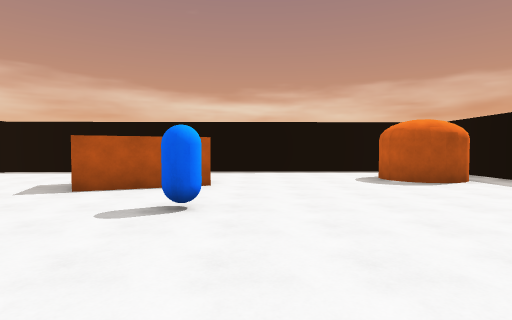
view 1 (above)

12 first-person views from a walk through a 3-D level made in the Unity game engine. The camera is 1.5 m above the floor, tilts 2° down and sees 80° across. The floor is counted in squares, 2 m on a side. Each view is taken from the middle of a square. On the plan, view 1 faces up. The plan holds only what a view shows up to about 10 squares ahead; the rest is blank.

view 2
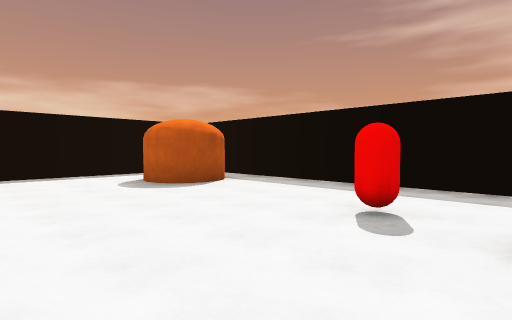

view 3
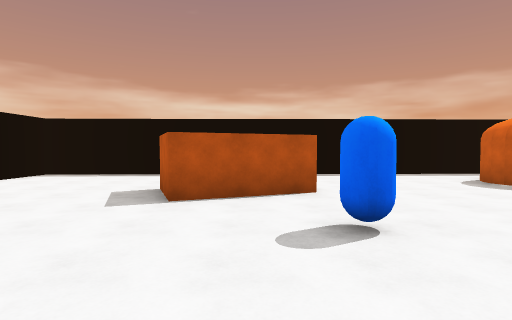

view 4
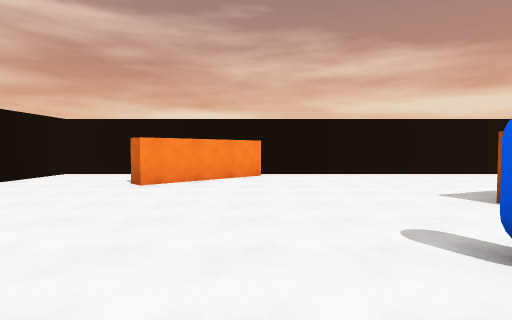

view 5
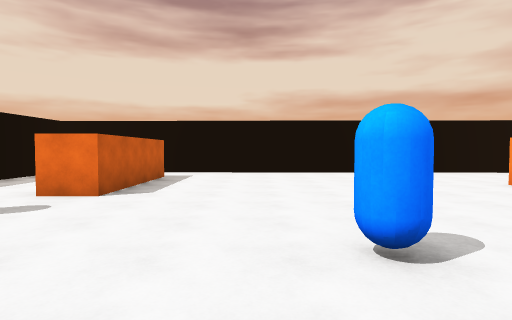

view 6
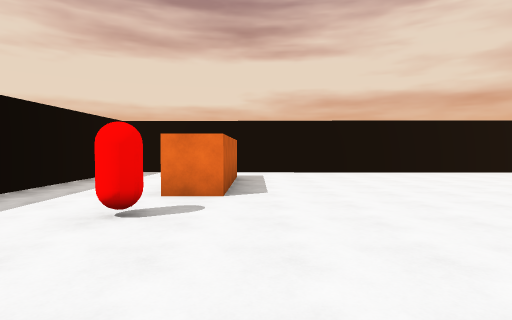

view 7
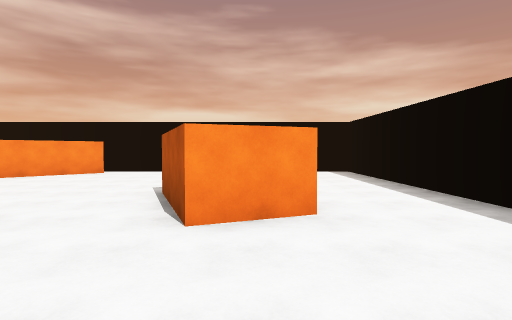

view 8
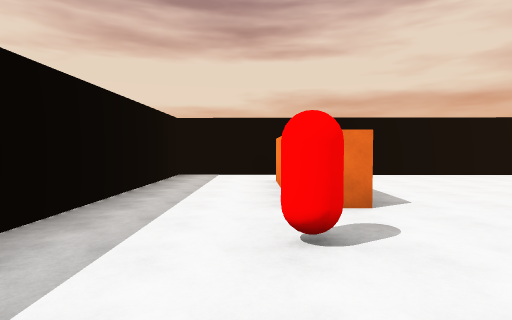

view 9
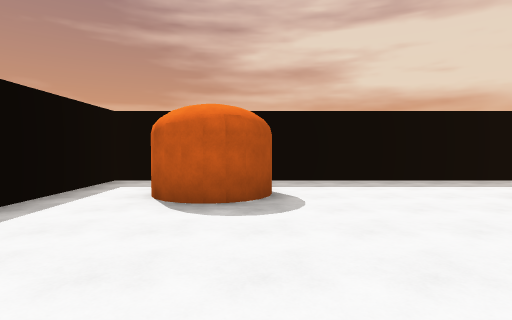

view 10
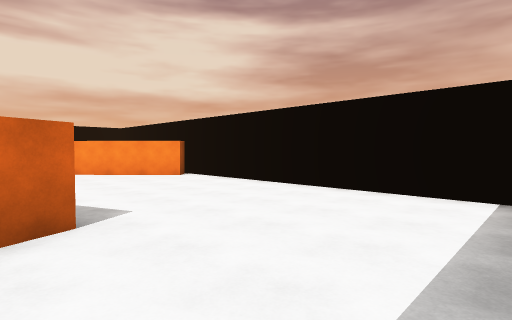

view 11
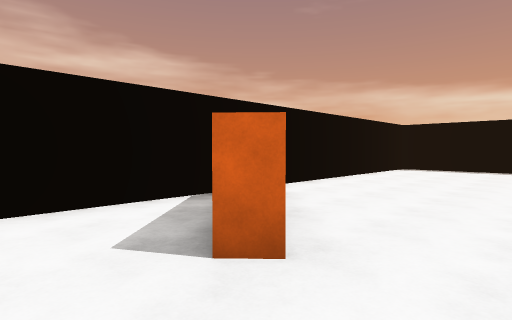

view 12
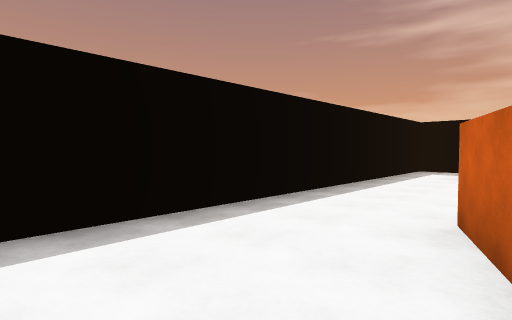

### Floor plan
Points are (right, up) in squares from view 1. A wall is a line through its corners. A room is listed if a view was taken in it or the views show most of it. See-through windows are left out.
Room 1 (views 1, 2, 3, 4, 5, 6, 7, 8, 9, 10, 11, 12)
walls: (-0.9, 6.3) (-3.3, 5.4) (-3.8, 6.8) (-1.5, 7.7) (-0.9, 6.3); (3.5, -1) (3.5, -2.4); (3.2, 7.7) (3.2, 8) (3.5, 8.5) (4, 8.7); (2.5, -2.4) (2.5, 1.1) (3.6, 1.1); (4.9, 7) (4.4, 6.7) (3.8, 6.8); (-8.1, 1.8) (-7.7, 2.2) (-5.3, -0.4) (-5.8, -0.8); (-4, 10.2) (-8.2, 10.1) (-8.2, 1.1); (-8.2, -1.8) (-8.2, -3.8) (6.3, -4.1) (6.3, 8.4); (6.3, 10.4) (-0.2, 10.3)
ways out: opening at (4.5, 9.5); opening at (6, 7.5)
objects: blue capsule (-1, 4); red capsule (4, 3)

Where each view was taken, in squares from view 1:
view 1: 0 up, 0 right, facing up
view 2: 1 up, 0 right, facing up-right
view 3: 1 up, 2 left, facing up
view 4: 2 up, 1 right, facing left
view 5: 6 up, 0 right, facing down
view 6: 6 up, 2 right, facing down
view 7: 7 up, 2 right, facing left
view 8: 5 up, 4 right, facing down
view 9: 7 up, 1 left, facing right
view 10: 10 up, 3 left, facing down-left
view 11: 2 down, 4 left, facing up-left
view 12: 7 up, 5 left, facing up-right
